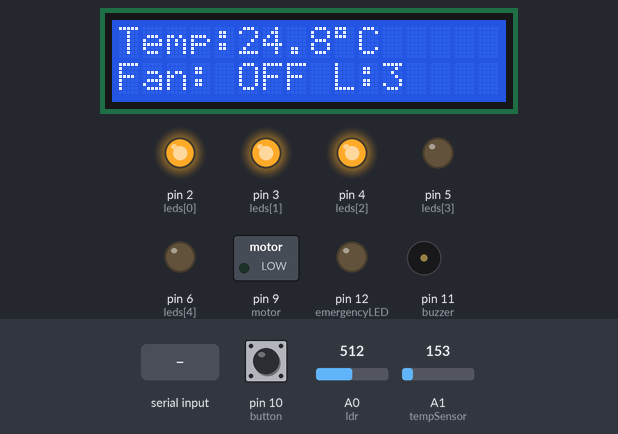
Simulated run of this sketch. Board: Arduino Uno, built with avr-gcc and run on an emulated ATmega328P. Parts: 16×2 character LCD, switched loads named in the sketch (green lamp = pin HIGH), output pins drawn as LEDs (lit = HIGH), buzzer (waves = sounding, pin HIGH). Inputs (shaded band) come from the test bench; at power-on: A1 (tempSensor) = 153, pin 10 (button) LOW, A0 (ldr) = 512. What the sketch prints to the serial monitor is not drawn.

Above: at 3.2 s.
3.3 s: A1 (tempSensor) set to 171
At 4.7 s:
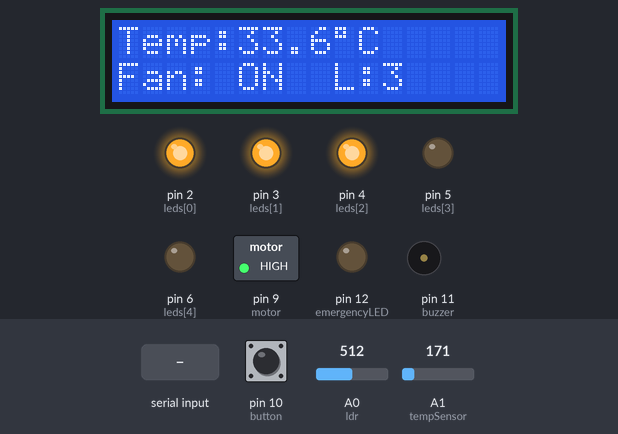
5.0 s: pin 10 (button) pulled HIGH for 0.15 s
At 5.4 s:
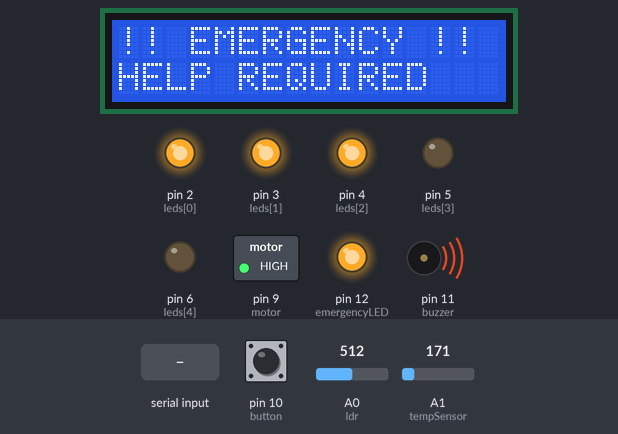
7.1 s: A0 (ldr) set to 610
At 7.9 s:
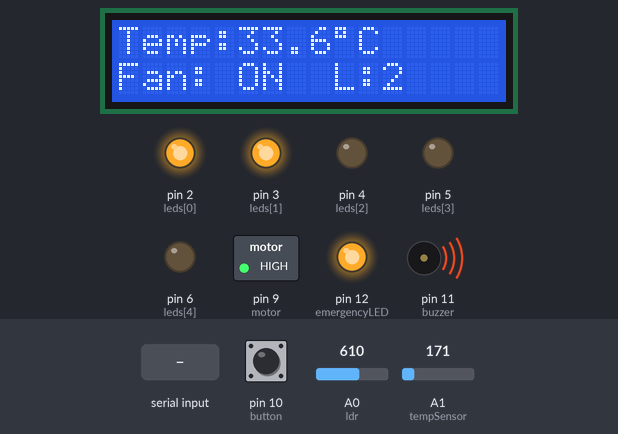
8.6 s: A0 (ldr) set to 810
At 9.8 s:
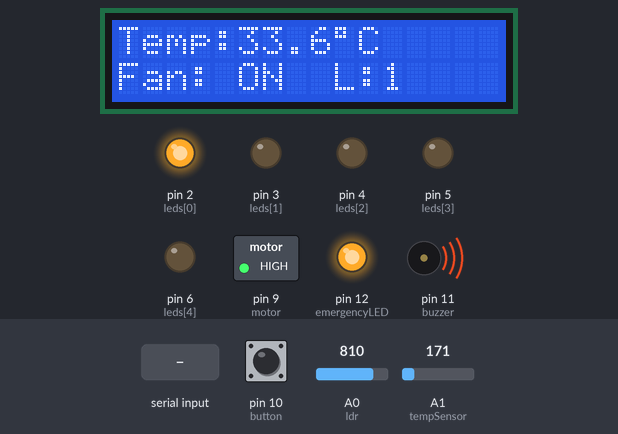
10.1 s: "90,45\n" received over Serial
At 12.5 s:
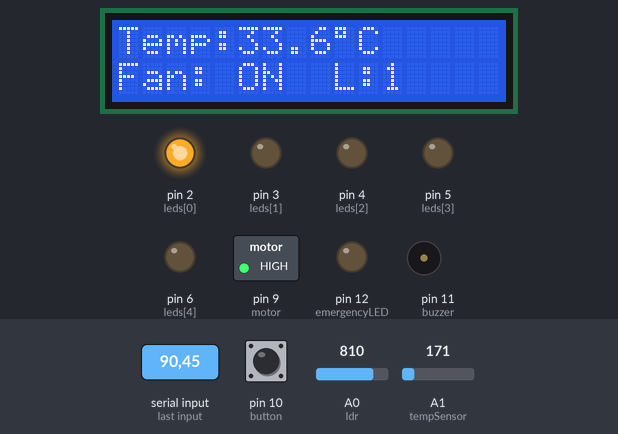
13.1 s: A0 (ldr) set to 390
At 38.2 s:
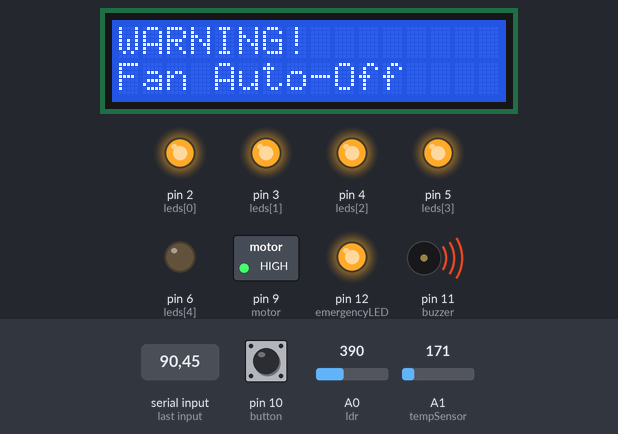
Timing chart, 0 to 44.1 s (numbered marks = the images above; inputs shaded):
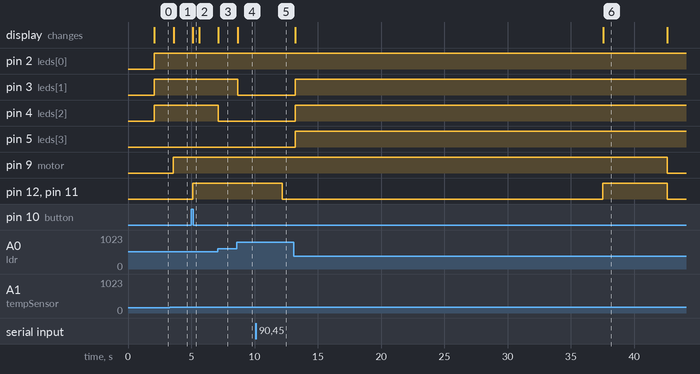

Measured:
- the behaviour switches between 163 and 164 on A1 (tempSensor) (found by bisection; images 0 and 1)
- after the input at 3.3 s, pin 9 (motor): LOW → HIGH after 0.29 s; the display: changes after 0.30 s (image 1)
- after the input at 5.0 s, pin 12 (emergencyLED), pin 11 (buzzer): LOW → HIGH after 0.11 s; the display: changes after 0.12 s (image 2)
- after the input at 7.1 s, pin 4 (leds[2]): HIGH → LOW at once; the display: changes after 0.05 s (image 3)
- after the input at 8.6 s, pin 3 (leds[1]): HIGH → LOW after 0.06 s; the display: changes after 0.07 s (image 4)
- after the input at 10.1 s, pin 12 (emergencyLED), pin 11 (buzzer): HIGH → LOW after 2.1 s
- after the input at 13.1 s, pin 3 (leds[1]), pin 4 (leds[2]), pin 5 (leds[3]): LOW → HIGH after 0.11 s

The sketch:

02.__project.ino
```cpp
#include <LiquidCrystal.h>

// ---------- LCD ----------
// RS, E, D4, D5, D6, D7
LiquidCrystal lcd(7, 8, 13, A2, A3, A4);

// ---------- EXISTING COMPONENTS ----------
int leds[] = {2, 3, 4, 5, 6};

int motor = 9;
int ldr = A0;
int tempSensor = A1;

int button = 10;
int buzzer = 11;
int emergencyLED = 12;

// ---------- SAFETY TIMER ----------
unsigned long motorStartTime = 0;
bool motorRunning = false;
bool safetyLock = false;

const unsigned long SAFETY_TIME = 30000;   // 30 sec
const unsigned long WARNING_TIME = 25000;  // 25 sec

void setup() {

  // LEDs
  for (int i = 0; i < 5; i++) {
    pinMode(leds[i], OUTPUT);
  }

  pinMode(motor, OUTPUT);
  pinMode(button, INPUT);
  pinMode(buzzer, OUTPUT);
  pinMode(emergencyLED, OUTPUT);

  Serial.begin(9600);

  // LCD
  lcd.begin(16, 2);
  lcd.clear();
  lcd.setCursor(0, 0);
  lcd.print("Smart Home");
  lcd.setCursor(0, 1);
  lcd.print("System Ready");
  delay(2000);
  lcd.clear();
}

void loop() {

  // =====================================
  // LDR - AUTOMATIC LIGHT CONTROL
  // =====================================

  int lightValue = analogRead(ldr);

  int number;

  if (lightValue < 200)
    number = 5;
  else if (lightValue < 400)
    number = 4;
  else if (lightValue < 600)
    number = 3;
  else if (lightValue < 800)
    number = 2;
  else
    number = 1;

  for (int i = 0; i < 5; i++) {
    if (i < number)
      digitalWrite(leds[i], HIGH);
    else
      digitalWrite(leds[i], LOW);
  }


  // =====================================
  // TMP36 TEMPERATURE
  // =====================================

  int sensorValue = analogRead(tempSensor);

  float voltage = sensorValue * (5.0 / 1023.0);
  float temperature = (voltage - 0.5) * 100.0;


  // =====================================
  // SERIAL COMMAND
  // =====================================

  int command = -1;

  if (Serial.available() > 0) {

    command = Serial.parseInt();

    // 0 = Motor OFF / reset safety timer
    if (command == 0) {

      digitalWrite(motor, LOW);

      motorRunning = false;
      safetyLock = false;

      digitalWrite(buzzer, LOW);
      digitalWrite(emergencyLED, LOW);
    }


    // 5 = Motor ON
    if (command == 5 && !safetyLock && !motorRunning) {

      digitalWrite(motor, HIGH);

      motorRunning = true;
      motorStartTime = millis();
    }
  }


  // =====================================
  // AUTOMATIC FAN BY TEMPERATURE
  // =====================================

  if (temperature >= 30 &&
      !safetyLock &&
      !motorRunning) {

    digitalWrite(motor, HIGH);

    motorRunning = true;
    motorStartTime = millis();
  }


  // =====================================
  // SAFETY TIMER
  // =====================================

  if (motorRunning) {

    unsigned long elapsedTime =
      millis() - motorStartTime;


    // Warning after 25 seconds
    if (elapsedTime >= WARNING_TIME &&
        elapsedTime < SAFETY_TIME) {

      digitalWrite(buzzer, HIGH);
      digitalWrite(emergencyLED, HIGH);
    }


    // Automatic OFF after 30 seconds
    if (elapsedTime >= SAFETY_TIME) {

      digitalWrite(motor, LOW);

      motorRunning = false;
      safetyLock = true;

      digitalWrite(buzzer, LOW);
      digitalWrite(emergencyLED, LOW);
    }
  }


  // =====================================
  // EMERGENCY BUTTON
  // =====================================

  if (digitalRead(button) == HIGH) {

    digitalWrite(buzzer, HIGH);
    digitalWrite(emergencyLED, HIGH);
  }


  // =====================================
  // LCD DISPLAY
  // =====================================

  lcd.clear();

  // Emergency has highest priority
  if (digitalRead(button) == HIGH) {

    lcd.setCursor(0, 0);
    lcd.print("!! EMERGENCY !!");

    lcd.setCursor(0, 1);
    lcd.print("HELP REQUIRED");
  }

  // Safety warning
  else if (motorRunning &&
           (millis() - motorStartTime >= WARNING_TIME)) {

    lcd.setCursor(0, 0);
    lcd.print("WARNING!");

    lcd.setCursor(0, 1);
    lcd.print("Fan Auto-Off");
  }

  // Normal display
  else {

    lcd.setCursor(0, 0);
    lcd.print("Temp:");
    lcd.print(temperature, 1);
    lcd.print((char)223);
    lcd.print("C");

    lcd.setCursor(0, 1);

    if (motorRunning)
      lcd.print("Fan: ON ");
    else
      lcd.print("Fan: OFF");

    lcd.print(" L:");
    lcd.print(number);
  }


  // =====================================
  // SERIAL MONITOR
  // =====================================

  Serial.print("LDR: ");
  Serial.print(lightValue);

  Serial.print(" | Temp: ");
  Serial.print(temperature);

  Serial.print(" C | Fan: ");

  if (motorRunning)
    Serial.println("ON");
  else
    Serial.println("OFF");


  delay(500);
}
```
